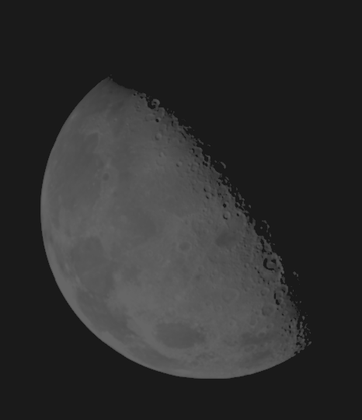
%> input picture image_processing/lab2_0923_image_operation/blurry_moon_1.tif, 362 x 420 px, shrunk from 466 x 540 before the run
$ octave image_exposure.m   (GNU Octave 9; MATLAB toolbox functions it lacks are replaced by stand-ins)
%> lines starting %> are read from the running program, lines starting %| are printed output that depends on the picture
%
% @author 憨豆酒 YinDou
% @date 20190930
% @description 图像曝光

clc;
clear;
original_image=imread('blurry_moon_1.tif');
%> original_image is the input picture: size 420x362 uint8; min 19, max 103, mean 46.1
subplot(2, 2, 1),imshow(original_image);
subplot(2, 2, 2),imhist(original_image);

processing_image = imadjust(original_image, [0.08 0.4], [0 1], 1);
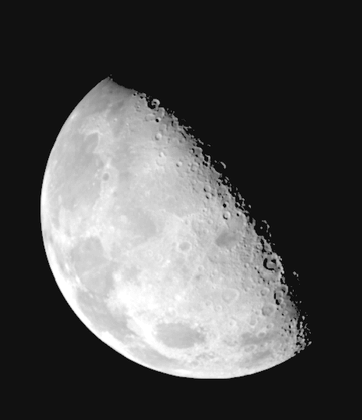
%> processing_image: size 420x362 uint8; min 0, max 255, mean 80
% 创建图像矩阵
[width, height]=size(processing_image);
%> width = 420; height = 362
complement_image = processing_image;
for i=1:width
    for j=1:height
        if complement_image(i, j) <= 128
            complement_image(i, j) =  255 - processing_image(i, j);
        else
            complement_image(i, j) = processing_image(i, j);
        end
    end
end
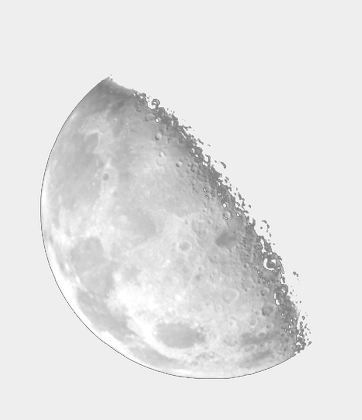
%> complement_image: size 420x362 uint8; min 128, max 255, mean 226.1

subplot(2, 2, 3),imshow(complement_image);
subplot(2, 2, 4),imhist(complement_image);
%> after `imhist(complement_image)`:
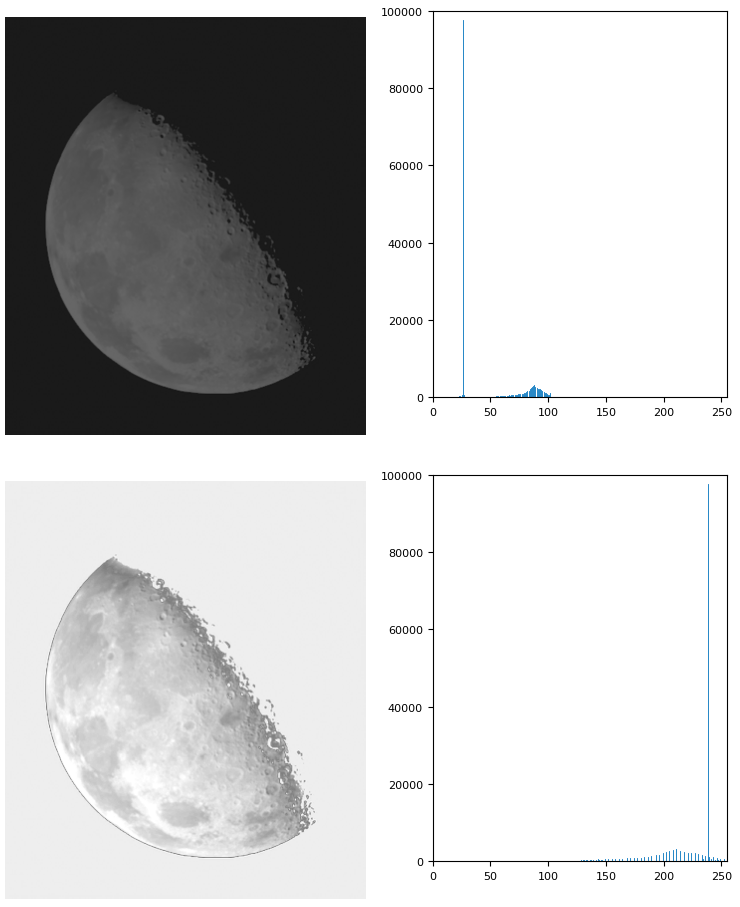
%> figure redrawn from the program's plot data, 4 panels
